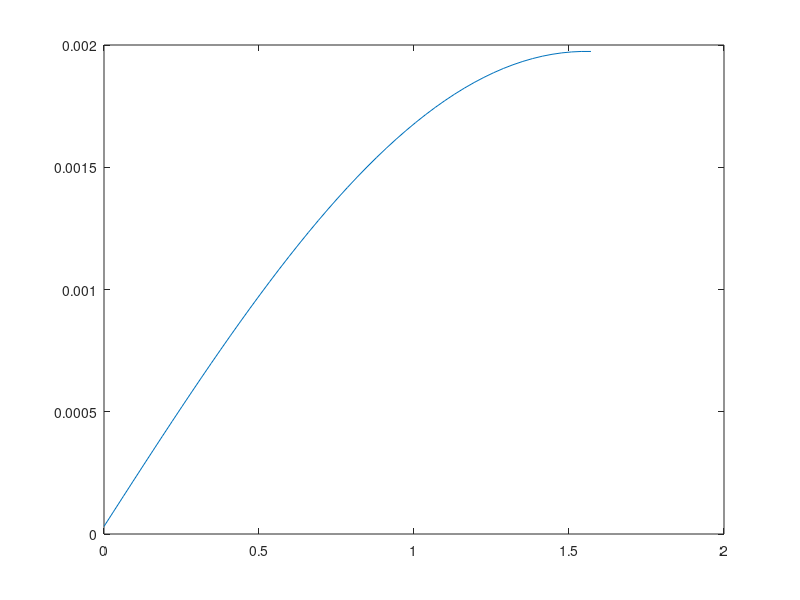

Here is the MATLAB script that generated this plot:
Phi = 0:pi/100:pi/2;
Phi2 = Phi+pi/100;

deltaTheta = pi/50;

Area = (cos(Phi2)-cos(Phi)).*(-deltaTheta);

plot(Phi,Area);